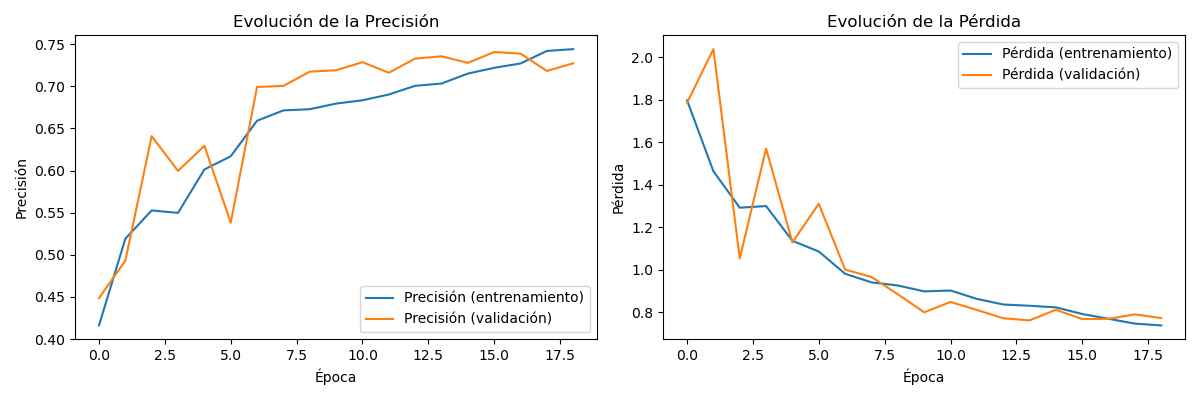
#> input picture graficas_etapa1_rtx2050/run_14/metricas_entrenamiento_14.png, 1200 x 400 px; its folder holds only this picture in this run
$ python -i classes_preparation.py   (imports and definitions only)   (older library calls are emulated)
#> lines starting #> are read from the running program, lines starting #| are printed output that depends on the picture
#> further down, picture is the input picture: shape (400, 1200, 3); mean B, G, R 247.4, 248, 248.5
#> in preprocess_image, `img_hsv = cv2.cvtColor(img, cv2.COLOR_BGR2HSV)`: img_hsv: shape (400, 1200, 3); mean H, S, V 1, 2.9, 249.3
import os
from pathlib import Path
import matplotlib.pyplot as plt
import numpy as np
import cv2
from PIL import Image, ImageOps

# [92 lines left out: functions encontrar_resolucion_minima, renombrar_imagenes, graph_count, count_img_in_directory, redimensionar_con_relleno, not called in this run]
def _gamma(v, gamma_val):
    # Paso 1: Dividimos cada valor de nuestro canal v por el valor de quantizacion
    normalized_v = v / 255.0
    # Paso 2: Elevamos al valor de gama
    corrected_v = np.power(normalized_v, gamma_val)
    # Paso 3: Multiplicamos por 255 para volver al rango de 0 a 255
    corrected_v = np.uint8(corrected_v * 255)
    # Retornamos el valor con el operador gamma aplicado
    return corrected_v

def apply_clahe(v_channel, clip_limit=1.5, tile_grid_size=(4,4)):

  # Crear un objeto CLAHE
#> called with clip_limit = 0.7, tile_grid_size = (8, 8)
  clahe = cv2.createCLAHE(clipLimit=clip_limit, tileGridSize=tile_grid_size)

  # Aplicar CLAHE a la imagen
  v_channel_clahe = clahe.apply(v_channel)
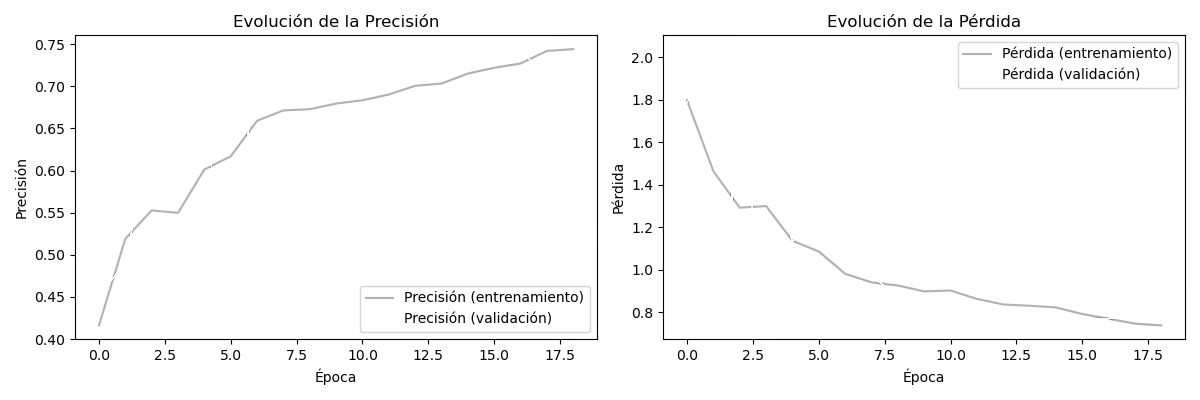
#> v_channel_clahe: shape (400, 1200); min 1, max 255, mean 249.3

  return v_channel_clahe
def preprocess_image(img):

    img_hsv = cv2.cvtColor(img, cv2.COLOR_BGR2HSV)
    img_hsv[..., 2] = apply_clahe(img_hsv[..., 2], clip_limit=0.7, tile_grid_size=(8,8))
#> img_hsv: shape (400, 1200, 3); mean H, S, V 1, 2.9, 249.3
    img_hsv[..., 2] = _gamma(img_hsv[..., 2], 1)
#> img_hsv: shape (400, 1200, 3); mean H, S, V 1, 2.9, 249.3

    img_bgr = cv2.cvtColor(img_hsv, cv2.COLOR_HSV2BGR)

    img_bgr = cv2.GaussianBlur(img_bgr, (3, 3), sigmaX=0.5)


    img_gray = cv2.cvtColor(img_bgr, cv2.COLOR_BGR2GRAY)
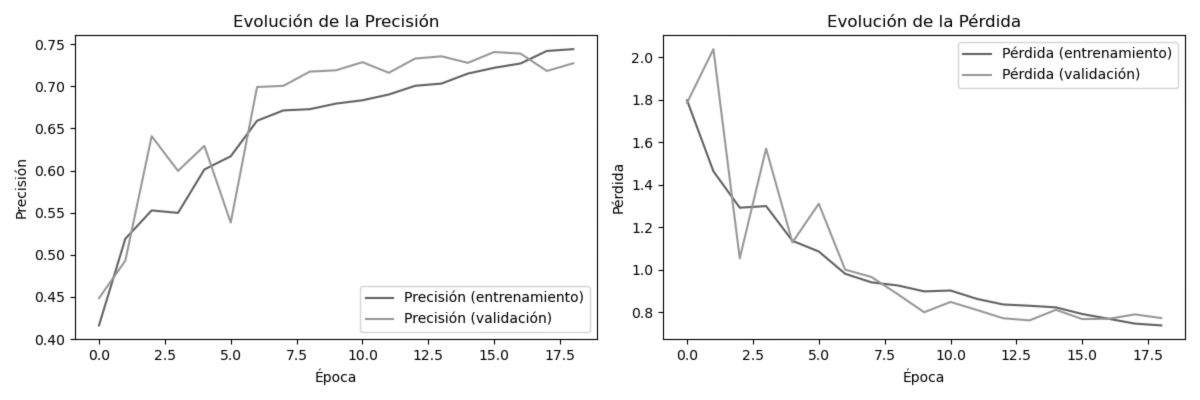
#> img_gray: shape (400, 1200); min 11, max 255, mean 248.1
    sobelx = cv2.Sobel(img_gray, cv2.CV_64F, 1, 0, ksize=3)
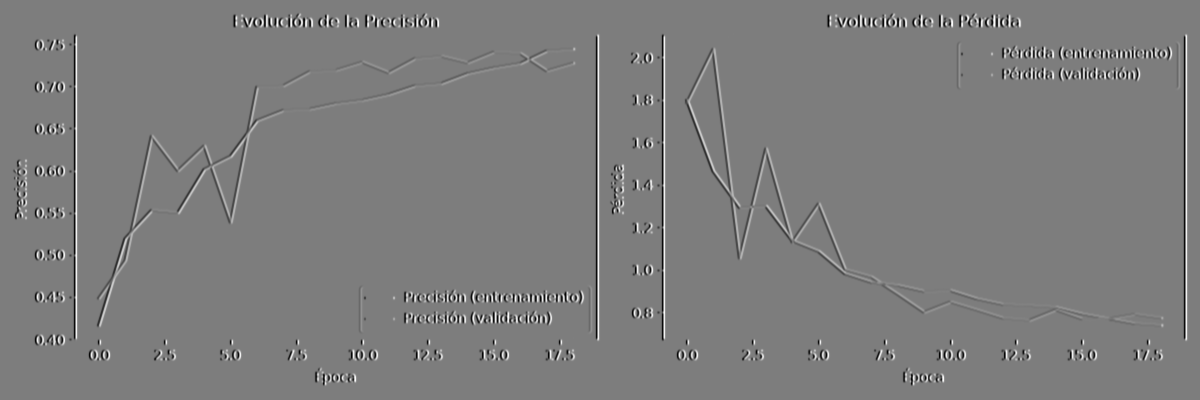
#> sobelx: shape (400, 1200) float64; min -863, max 888, mean 0; drawn with min black and max white
    sobely = cv2.Sobel(img_gray, cv2.CV_64F, 0, 1, ksize=3)
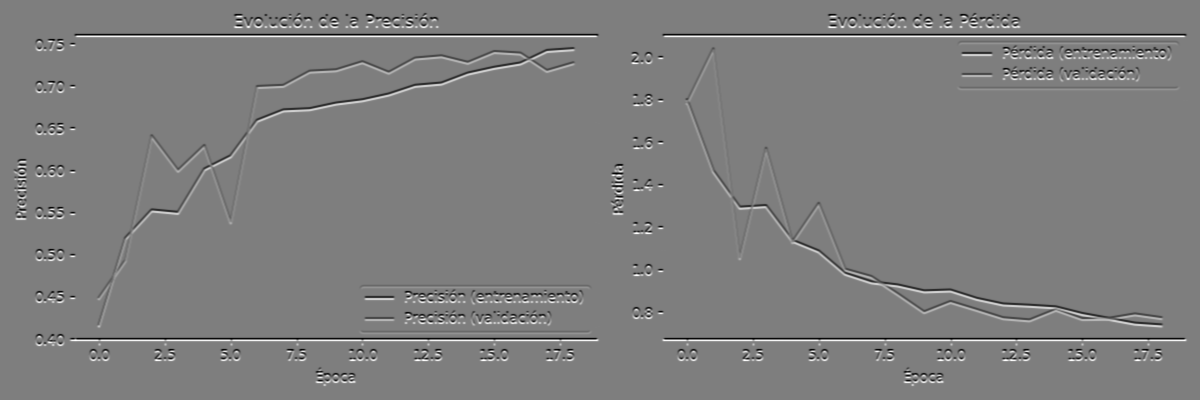
#> sobely: shape (400, 1200) float64; min -854, max 866, mean 0; drawn with min black and max white
    img_sobel = cv2.convertScaleAbs(cv2.magnitude(sobelx, sobely))
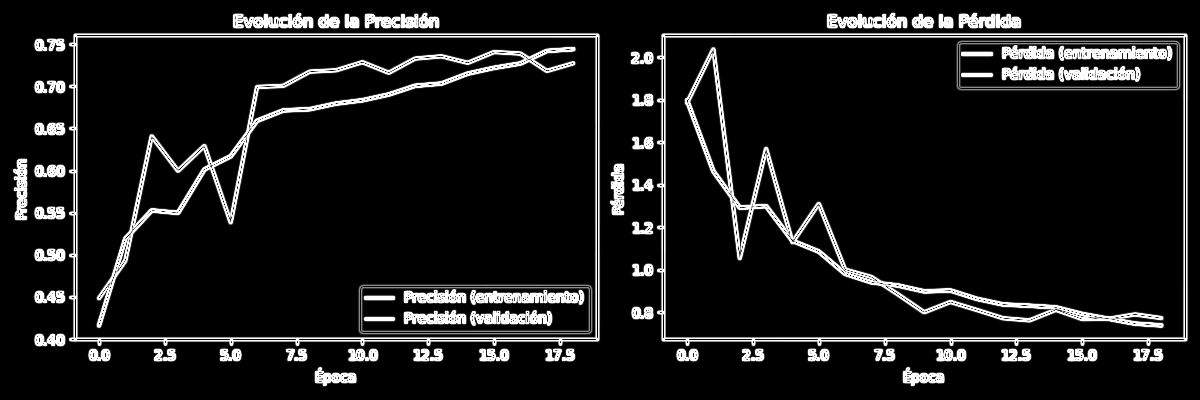
#> img_sobel: shape (400, 1200); min 0, max 255, mean 24.6

    # res_stacked = np.hstack((img, img_bgr))
    # return [img_sobel, res_stacked]

    # img_multi_channel = np.concatenate((img_bgr, img_sobel), axis=2)
    return img_bgr, img_sobel

# [11 lines left out: function procesar_directorio, not called in this run]
            # [4 lines of commented-out code are left out]


# [20 lines not run here, left out]

  # for clase in classes:
  #   procesar_directorio(f"dataset_joined/{clase}", f"dataset_normalized/{clase}")


  # img_1, img_2 = preprocess_image(cv2.imread("dataset_joined/plasticoYtextil/plasticoYtextil2450.jpg"))

  # np.savetxt("foo.csv", img_1, delimiter=",")
  # # for i in range(0,2):
  # #   cv2.imshow("Sobel",img_4[i])
  # #   cv2.waitKey(0)

>>> import cv2
>>> picture = cv2.imread('graficas_etapa1_rtx2050/run_14/metricas_entrenamiento_14.png')
>>> result = preprocess_image(picture)
